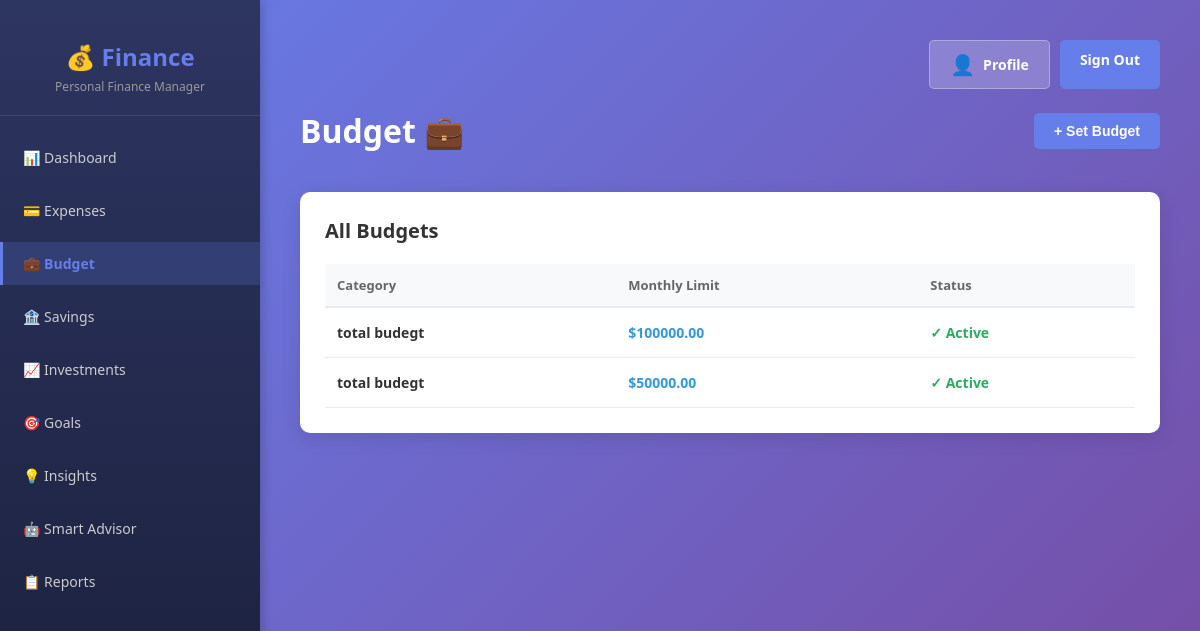
The app's page /budget/ (signed in) with its own data.
### app.py (models this page shows)
class Budget(db.Model):
    id = db.Column(db.Integer, primary_key=True)
    category = db.Column(db.String(50), nullable=False)
    limit = db.Column(db.Float, nullable=False)

### routes/budget_routes.py (the view, shortened to what this page needs)
@budget_bp.route("/", methods=["GET", "POST"])
@login_required
def budget():
    budgets = BudgetService.get_all_budgets(current_user.id)
    return render_template("budget.html", budgets=budgets)

### finance-app.py (called while the page is built)
@login_manager.user_loader
def load_user(user_id):
    return User.query.get(int(user_id))

### services/budget_service.py (called while the page is built)
    @staticmethod
    def get_all_budgets(user_id):
        return Budget.query.filter_by(user_id=user_id).all()

### templates/budget.html (shortened to what this page needs)
{% extends "base.html" %}
{% block content %}
<div class="header">
    <h1>Budget 💼</h1>
    <div class="header-actions">
        <button class="btn btn-primary" onclick="toggleForm('addForm')">+ Set Budget</button>
    </div>
</div>
<div class="table-section">
    <h2>All Budgets</h2>
    {% if budgets %}
    <table>
        <thead>
            <tr>
                <th>Category</th>
                <th>Monthly Limit</th>
                <th>Status</th>
            </tr>
        </thead>
        <tbody>
            {% for budget in budgets %}
            <tr>
                <td><strong>{{ budget.category }}</strong></td>
                <td class="budget-limit">${{ "%.2f"|format(budget.limit) }}</td>
                <td><span style="color: #27ae60; font-weight: 600;">✓ Active</span></td>
            </tr>
            {% endfor %}
        </tbody>
    </table>
    {% else %}
    <div class="empty-state">
        <div class="empty-state-icon">💼</div>
        <p>No budgets created yet</p>
        <button class="btn btn-primary" onclick="toggleForm('addForm')">Create First Budget</button>
    </div>
    {% endif %}
</div>
{% endblock %}

### templates/base.html (style rules this page uses)
* { margin: 0; padding: 0; box-sizing: border-box; }
body { font-family: 'Segoe UI', Tahoma, Geneva, Verdana, sans-serif; background: linear-gradient(135deg, #667eea 0%, #764ba2 100%); min-height: 100vh; color: #333; }
.header { display: flex; justify-content: space-between; align-items: center; margin-bottom: 40px; }
.header h1 { color: white; font-size: 32px; font-weight: 700; }
.header-actions { display: flex; gap: 10px; }
.btn { padding: 10px 20px; border: none; border-radius: 5px; cursor: pointer; font-size: 14px; font-weight: 600; transition: all 0.3s ease; text-decoration: none; display: inline-block; }
.btn-primary { background: #667eea; color: white; }
.table-section { background: white; border-radius: 10px; padding: 25px; box-shadow: 0 5px 20px rgba(0, 0, 0, 0.1); }
.table-section h2 { font-size: 20px; font-weight: 600; margin-bottom: 20px; color: #333; }
table { width: 100%; border-collapse: collapse; }
th { background: #f8f9fa; padding: 12px; text-align: left; font-weight: 600; color: #666; border-bottom: 2px solid #e9ecef; font-size: 13px; }
td { padding: 15px 12px; border-bottom: 1px solid #e9ecef; font-size: 14px; }

### templates/budget.html (style rules this page uses)
.budget-limit { color: #3498db; font-weight: 700; }

### records on screen
Budget: category "total budegt", limit "100000.00"
Budget: category "total budegt", limit "50000.00"
